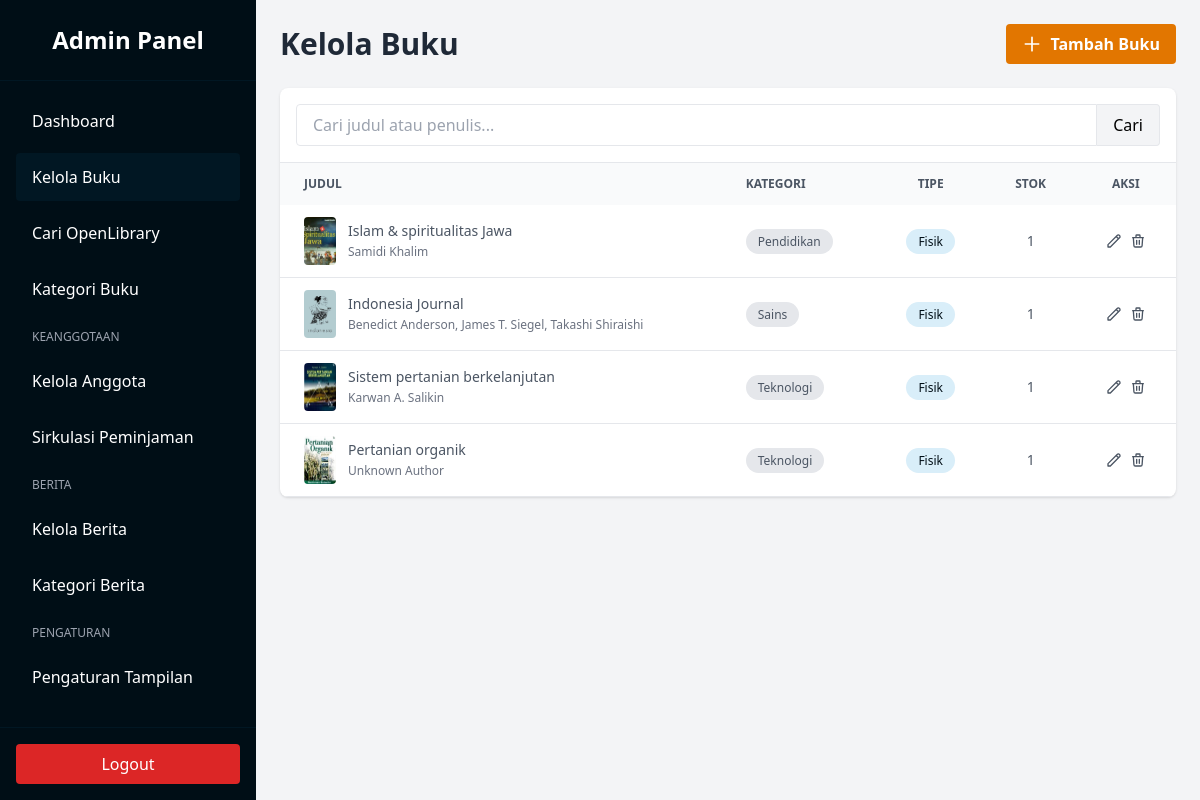
Page /admin/books.php (signed in) on the committed database.
### tables this page shows
CREATE TABLE `books` (
  `id` int(11) NOT NULL AUTO_INCREMENT,
  `title` varchar(255) NOT NULL,
  `author` varchar(255) NOT NULL,
  `translator` varchar(255) DEFAULT NULL,
  `publisher` varchar(255) DEFAULT NULL,
  `publish_location` varchar(255) DEFAULT NULL,
  `year` int(11) DEFAULT NULL,
  `isbn` varchar(64) DEFAULT NULL,
  `language` varchar(16) DEFAULT NULL,
  `pages` int(11) DEFAULT NULL,
  `dimensions` varchar(64) DEFAULT NULL,
  `cover_type` varchar(64) DEFAULT NULL,
  `ddc_code` varchar(64) DEFAULT NULL,
  `subjects` text DEFAULT NULL,
  `synopsis` text DEFAULT NULL,
  `cover_image` varchar(255) DEFAULT NULL,
  `file_path` varchar(255) DEFAULT NULL,
  `type` enum('physical','digital') DEFAULT 'physical',
  `stock` int(11) DEFAULT 0,
  `category_id` int(11) DEFAULT NULL,
  `created_at` timestamp NOT NULL DEFAULT current_timestamp(),
  PRIMARY KEY (`id`),
  KEY `fk_books_category` (`category_id`),
  CONSTRAINT `fk_books_category` FOREIGN KEY (`category_id`) REFERENCES `categories` (`id`) ON DELETE SET NULL
);

CREATE TABLE `categories` (
  `id` int(11) NOT NULL AUTO_INCREMENT,
  `name` varchar(100) NOT NULL,
  `created_at` timestamp NOT NULL DEFAULT current_timestamp(),
  PRIMARY KEY (`id`)
);

### admin/books.php (the view, shortened to what this page needs)
<?php
require_once 'includes/header.php';
$limit = 10;
$page = isset($_GET['page']) ? (int)$_GET['page'] : 1;
$start = ($page - 1) * $limit;
$search = isset($_GET['q']) ? trim($_GET['q']) : '';
$where = "WHERE 1=1";
$params = [];
$query = "SELECT books.*, categories.name as category_name FROM books LEFT JOIN categories ON books.category_id = categories.id $where ORDER BY created_at DESC LIMIT $start, $limit";
$stmt = $pdo->prepare($query);
$stmt->execute($params);
$books = $stmt->fetchAll();
?>
<div class="flex justify-between items-center mb-6">
    <h1 class="text-3xl font-bold text-gray-800">Kelola Buku</h1>
    <a href="book_form.php" class="bg-baby_pink-600 hover:bg-baby_pink-700 text-white font-bold py-2 px-4 rounded flex items-center">
        <svg class="w-5 h-5 mr-2" fill="none" stroke="currentColor" viewBox="0 0 24 24"><path stroke-linecap="round" stroke-linejoin="round" stroke-width="2" d="M12 4v16m8-8H4"></path></svg>
        Tambah Buku
    </a>
</div>
<div class="bg-white rounded-lg shadow overflow-hidden">
    <div class="p-4 border-b border-gray-200">
        <form action="" method="GET" class="flex">
            <input type="text" name="q" value="<?= htmlspecialchars($search) ?>" placeholder="Cari judul atau penulis..." class="flex-grow border rounded-l px-4 py-2 focus:outline-none focus:ring-2 focus:ring-icy_blue-200 focus:border-frosted_mint-600">
            <button type="submit" class="bg-gray-100 border border-l-0 rounded-r px-4 hover:bg-gray-200">Cari</button>
        </form>
    </div>
    <div class="overflow-x-auto">
        <table class="w-full text-left border-collapse">
            <thead>
                <tr class="bg-gray-50 text-gray-600 uppercase text-xs leading-normal">
                    <th class="py-3 px-6 text-left">Judul</th>
                    <th class="py-3 px-6 text-left">Kategori</th>
                    <th class="py-3 px-6 text-center">Tipe</th>
                    <th class="py-3 px-6 text-center">Stok</th>
                    <th class="py-3 px-6 text-center">Aksi</th>
                </tr>
            </thead>
            <tbody class="text-gray-600 text-sm font-light">
                <?php if (count($books) > 0): ?>
                    <?php foreach ($books as $book): ?>
                    <tr class="border-b border-gray-200 hover:bg-gray-100">
                        <td class="py-3 px-6 text-left">
                            <div class="flex items-center">
                                <?php if ($book['cover_image']): ?>
                                    <img class="w-8 h-12 object-cover mr-3 rounded" src="../uploads/covers/<?= htmlspecialchars($book['cover_image']) ?>">
                                <?php else: ?>
                                    <div class="w-8 h-12 bg-gray-200 mr-3 rounded flex items-center justify-center text-xs">No</div>
                                <?php endif; ?>
                                <div>
                                    <span class="font-medium"><?= htmlspecialchars($book['title']) ?></span>
                                    <br>
                                    <span class="text-xs text-gray-500"><?= htmlspecialchars($book['author']) ?></span>
                                </div>
                            </div>
                        </td>
                        <td class="py-3 px-6 text-left">
                            <span class="bg-gray-200 text-gray-600 py-1 px-3 rounded-full text-xs"><?= htmlspecialchars($book['category_name']) ?></span>
                        </td>
                        <td class="py-3 px-6 text-center">
                            <?php if ($book['type'] == 'digital'): ?>
                                <span class="bg-green-200 text-green-600 py-1 px-3 rounded-full text-xs">Digital</span>
                            <?php else: ?>
                                <span class="bg-icy_blue-200 text-mauve-900 py-1 px-3 rounded-full text-xs">Fisik</span>
                            <?php endif; ?>
                        </td>
                        <td class="py-3 px-6 text-center">
                            <?= $book['type'] == 'physical' ? $book['stock'] : '-' ?>
                        </td>
                        <td class="py-3 px-6 text-center">
                            <div class="flex item-center justify-center">
                                <a href="book_form.php?id=<?= $book['id'] ?>" class="w-4 mr-2 transform hover:text-purple-500 hover:scale-110">
                                    <svg xmlns="http://www.w3.org/2000/svg" fill="none" viewBox="0 0 24 24" stroke="currentColor">
                                        <path stroke-linecap="round" stroke-linejoin="round" stroke-width="2" d="M15.232 5.232l3.536 3.536m-2.036-5.036a2.5 2.5 0 113.536 3.536L6.5 21.036H3v-3.572L16.732 3.732z" />
                                    </svg>
                                </a>
                                <a href="book_action.php?delete=<?= $book['id'] ?>" onclick="return confirm('Yakin ingin menghapus buku ini?')" class="w-4 transform hover:text-red-500 hover:scale-110">
                                    <svg xmlns="http://www.w3.org/2000/svg" fill="none" viewBox="0 0 24 24" stroke="currentColor">
                                        <path stroke-linecap="round" stroke-linejoin="round" stroke-width="2" d="M19 7l-.867 12.142A2 2 0 0116.138 21H7.862a2 2 0 01-1.995-1.858L5 7m5 4v6m4-6v6m1-10V4a1 1 0 00-1-1h-4a1 1 0 00-1 1v3M4 7h16" />
                                    </svg>
                                </a>
                            </div>
                        </td>
                    </tr>
                    <?php endforeach; ?>
                <?php else: ?>
                    <tr>
                        <td colspan="5" class="py-6 text-center text-gray-500">Tidak ada data buku.</td>
                    </tr>
                <?php endif; ?>
            </tbody>
        </table>
    </div>
</div>
<?php require_once 'includes/footer.php'; ?>

### rows in the picture
books: cover_image (picture), title "Islam & spiritualitas Jawa", author "Samidi Khalim", category.name "Pendidikan", type "Fisik", stock "1"
books: cover_image (picture), title "Indonesia Journal", author "Benedict Anderson, James T. Siegel, Takashi Shiraishi", category.name "Sains", type "Fisik", stock "1"
books: cover_image (picture), title "Sistem pertanian berkelanjutan", author "Karwan A. Salikin", category.name "Teknologi", type "Fisik", stock "1"
books: cover_image (picture), title "Pertanian organik", author "Unknown Author", category.name "Teknologi", type "Fisik", stock "1"
